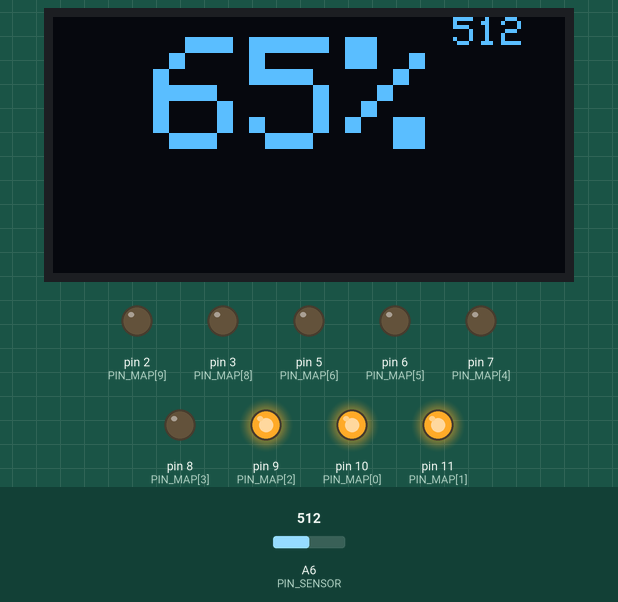
Recording of a sketch running on a simulated Arduino Nano, built with avr-gcc and run on an emulated ATmega328P. On the bench: 128×64 one-colour display, output pins drawn as LEDs (lit = HIGH). Inputs (shaded band) come from the test bench; at power-on: A6 (PIN_SENSOR) = 512. Pins used as bus, display or sensor lines are not drawn; what the sketch prints to the serial monitor is not drawn.

Above: at 1.4 s.
1.5 s: A6 (PIN_SENSOR) set to 557
At 2.1 s:
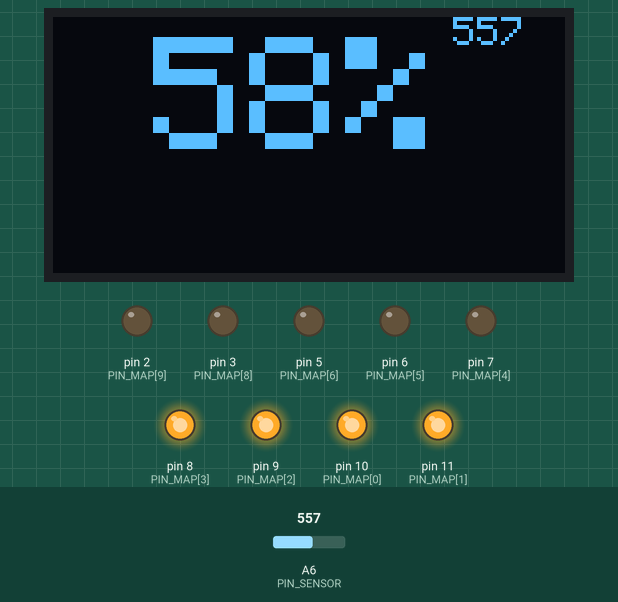
3.1 s: A6 (PIN_SENSOR) set to 716
At 4.5 s:
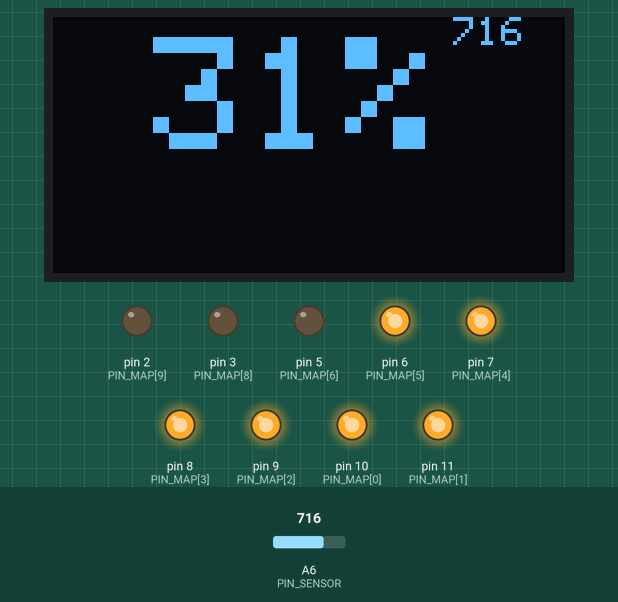
4.8 s: A6 (PIN_SENSOR) set to 731
At 5.9 s:
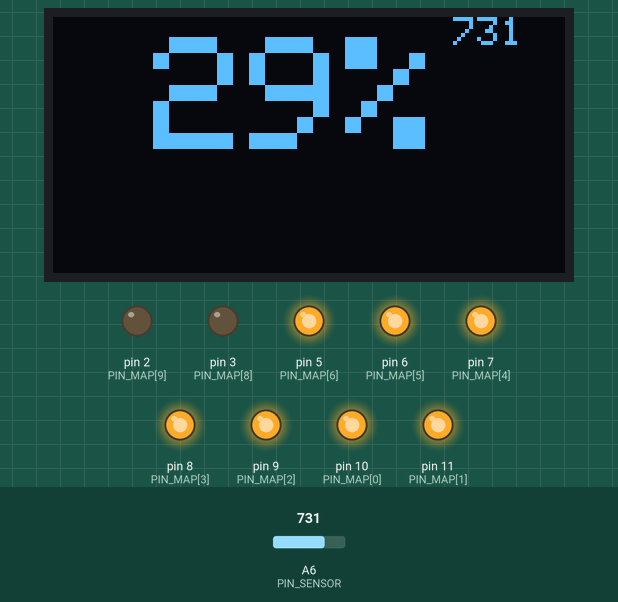
6.5 s: A6 (PIN_SENSOR) set to 900
At 7.2 s:
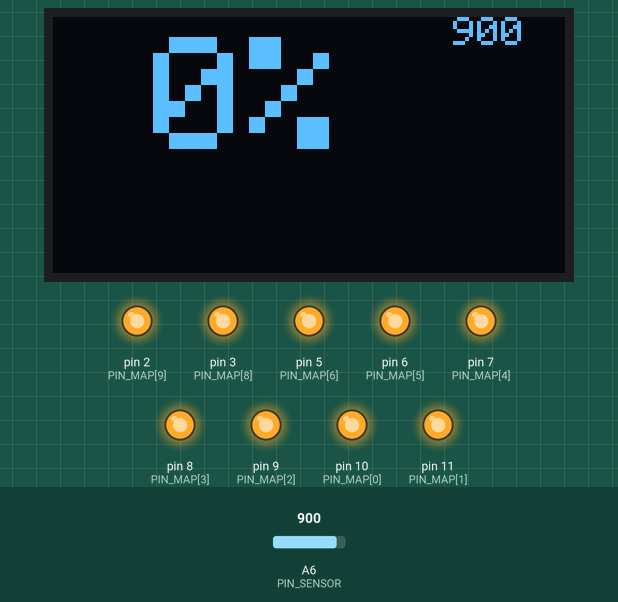
8.2 s: A6 (PIN_SENSOR) set to 885
At 9.5 s:
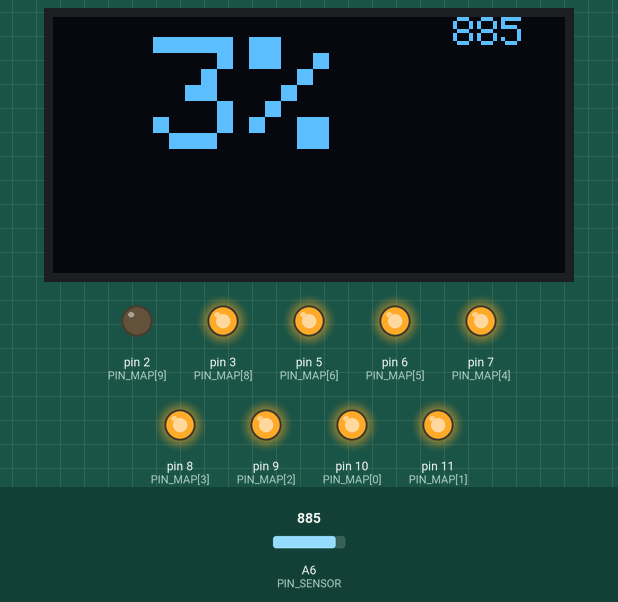
9.8 s: A6 (PIN_SENSOR) set to 306
At 11.0 s:
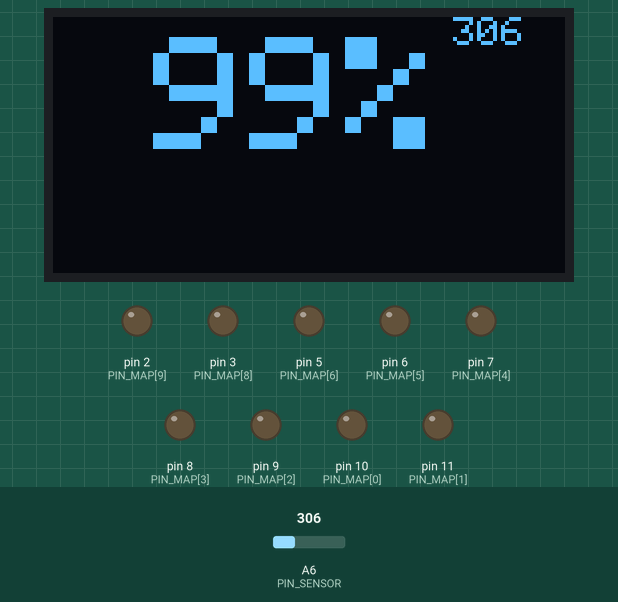
Timing chart, 0 to 12.5 s (numbered marks = the images above; inputs shaded):
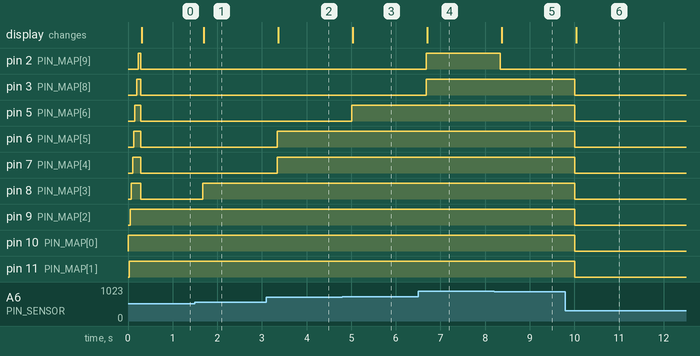

Measured:
- the behaviour switches between 539 and 540 on A6 (PIN_SENSOR) (found by bisection; images 0 and 1)
- the behaviour switches between 719 and 720 on A6 (PIN_SENSOR) (found by bisection; images 2 and 3)
- the behaviour switches between 900 and 899 on A6 (PIN_SENSOR) (found by bisection; images 4 and 5)
- after the input at 1.5 s, pin 8 (PIN_MAP[3]): LOW → HIGH after 0.17 s; the display: changes after 0.20 s (image 1)
- after the input at 3.1 s, pin 6 (PIN_MAP[5]), pin 7 (PIN_MAP[4]): LOW → HIGH after 0.24 s; the display: changes after 0.27 s (image 2)
- after the input at 4.8 s, pin 5 (PIN_MAP[6]): LOW → HIGH after 0.21 s; the display: changes after 0.23 s (image 3)
- after the input at 6.5 s, pin 2 (PIN_MAP[9]), pin 3 (PIN_MAP[8]): LOW → HIGH after 0.18 s; the display: changes after 0.20 s (image 4)
- after the input at 8.2 s, pin 2 (PIN_MAP[9]): HIGH → LOW after 0.14 s; the display: changes after 0.17 s (image 5)
- after the input at 9.8 s, pin 3 (PIN_MAP[8]), pin 5 (PIN_MAP[6]), pin 6 (PIN_MAP[5]), pin 7 (PIN_MAP[4]), pin 8 (PIN_MAP[3]), pin 9 (PIN_MAP[2]), pin 10 (PIN_MAP[0]), pin 11 (PIN_MAP[1]): HIGH → LOW after 0.21 s; the display: changes after 0.24 s (image 6)

The sketch:

led-bar-test.ino
```cpp
#include <SPI.h>
#include <Wire.h>
#include <Adafruit_GFX.h>
#include <Adafruit_SSD1306_32.h>

const int PIN_MAP_LEN = 10;
const int PIN_MAP[] = {
  10, 11, 9, 8, 7,
   6,  5, 4, 3, 2
};
const int PIN_SENSOR = A6;

#define OLED_RESET 4
Adafruit_SSD1306 display(OLED_RESET);

const int MIN_SENS_VALUE = 300;
const int MAX_SENS_VALUE = 900;

void setup() {
  Serial.begin(9600);

  pinMode(PIN_SENSOR, INPUT);

  for (int i = 0; i < PIN_MAP_LEN; i++) {
    pinMode(PIN_MAP[i], OUTPUT);
    digitalWrite(PIN_MAP[i], HIGH);
    delay(25);
  }

  display.begin(SSD1306_SWITCHCAPVCC, 0x3C);
  display.clearDisplay();
}


void loop() {
  int sensorValue = analogRead(PIN_SENSOR);
  Serial.println(sensorValue);

  int ledValue = constrain(
    map(sensorValue, MIN_SENS_VALUE, MAX_SENS_VALUE, 0, PIN_MAP_LEN)
  , 0, PIN_MAP_LEN);

  int pctValue = constrain(
    map(sensorValue, MIN_SENS_VALUE, MAX_SENS_VALUE, 100, 0)
  , 0, 100);

  for (int i = 0; i < PIN_MAP_LEN; i++)
    digitalWrite(PIN_MAP[i], i < ledValue ? HIGH : LOW);

  display.setTextColor(WHITE);
  display.setTextSize(1);
  display.setCursor(100, 0);
  display.print(sensorValue);

  display.setTextSize(4);
  display.setCursor(25, 5);
  display.print(pctValue);
  display.print("%");
  display.display();
  display.clearDisplay();

  delay(250);
}
```
